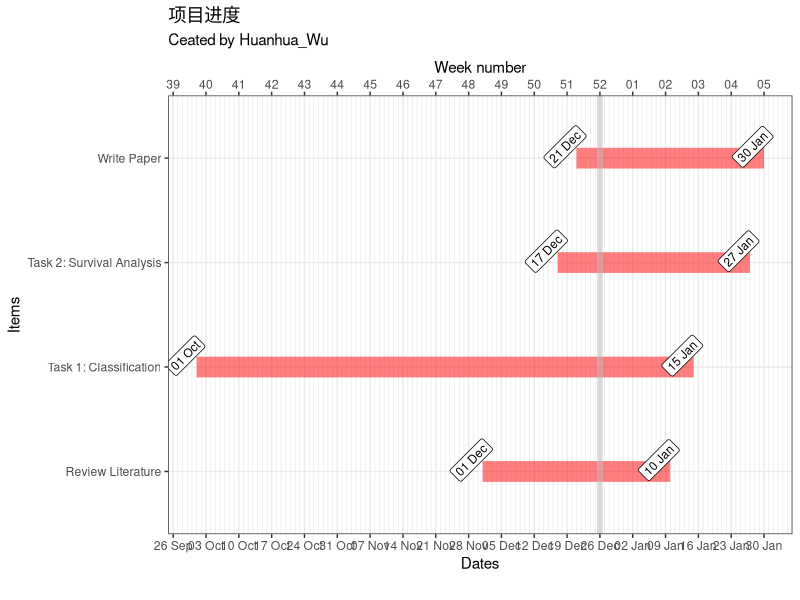
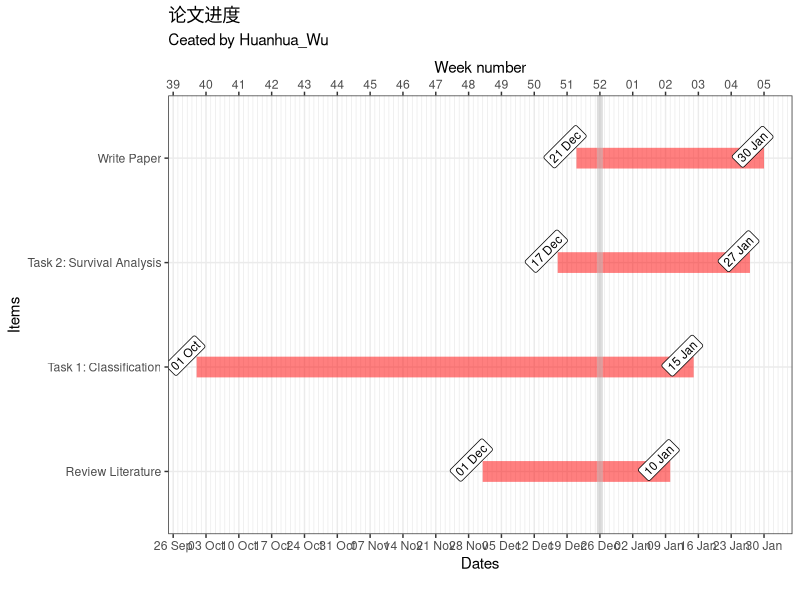
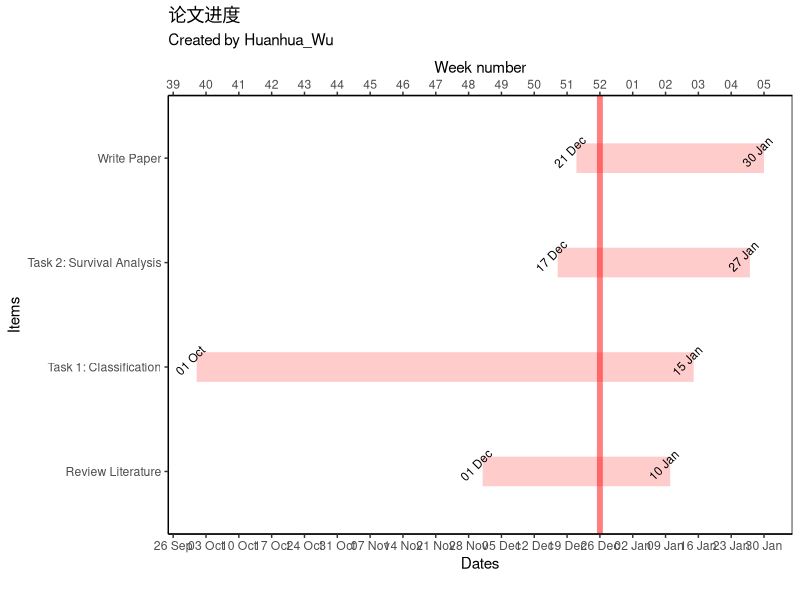
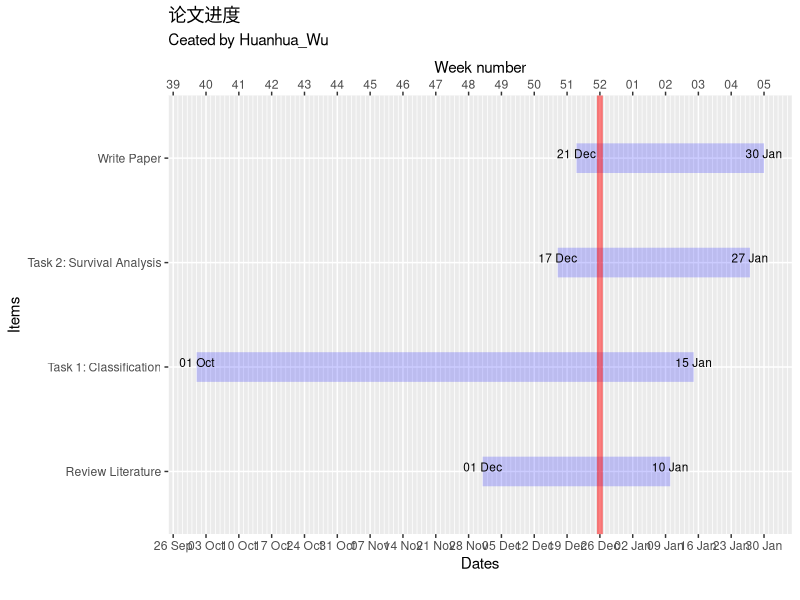

The R source for these figures, in order: (Note: this script raises an error after producing the figures.)
# [create beautiful GANTT Chart in R with progress tracking.](https://www.youtube.com/watch?v=evHOtG0wDIs)
# https://rpubs.com/techanswers88/gantt-chart-in-r
# Packages used
# GGPLOT GANTT CHART
library(ggplot2)
library(tidyr)
library(lubridate)

# Prepare the data
# url is the location of your computer eg. c:\\tmp\\yourdata.csv"
# df <- read.csv("e:\\tmp\\ProjectSchedule.csv")
df <- data.frame(
  Stage = c(
    "Review Literature", "Task 1: Classification",
    "Task 2: Survival Analysis",
    "Write Paper"
  ),
  Start = c(
    "2022-12-01", "2022-10-01",
    "2022-12-17",
    "2022-12-21"
  ),
  End = c(
    "2023-01-10", "2023-01-15",
    "2023-01-27", 
    "2023-01-30"
  ),
  Complete = c(FALSE, FALSE, FALSE, FALSE)
)
df$Start <- ymd(df$Start)
df$End <- ymd(df$End)
df.melt <- df %>%
  tidyr::pivot_longer(col = c(Start, End))

today <- as.Date("2022-12-26")
# For live tracking you can use the current date using Sys.Date as shown below
# today <- Sys.Date()

# First Chart
pl <- ggplot(df.melt, aes(x = value, y = Stage, colour = Complete))
pl <- pl + geom_line(alpha = 0.5, size = 7)
pl <- pl + geom_label(aes(label = format(value, "%d %b")), vjust = -0.5, angle = 45, size = 3, color = "black")
pl <- pl + theme_bw()
pl <- pl + geom_vline(xintercept = today, color = "grey", size = 2, alpha = 0.5)
pl <- pl + labs(title = "项目进度")
pl <- pl + labs(subtitle = "Ceated by Huanhua_Wu")
pl <- pl + labs(caption = "")
pl <- pl + labs(x = "Date")
pl <- pl + labs(y = "Items")
pl <- pl + scale_color_manual(values = c("red", "blue"))
pl <- pl + theme(legend.position = "none")
pl <- pl + scale_x_date(
  name = "Dates",
  date_labels = "%d %b",
  date_breaks = "1 week",
  minor_breaks = "1 day",
  sec.axis = dup_axis(name = "Week number", labels = scales::date_format("%W"))
)
pl

# Second Chart
pl <- ggplot(df.melt, aes(x = value, y = Stage, colour = Complete))
pl <- pl + geom_line(alpha = 0.5, size = 7)
pl <- pl + geom_label(aes(label = format(value, "%d %b")), vjust = -0.5, angle = 45, size = 3, color = "black")
pl <- pl + theme_bw()
pl <- pl + geom_vline(xintercept = today, color = "grey", size = 2, alpha = 0.5)
pl <- pl + labs(title = "论文进度")
pl <- pl + labs(subtitle = "Ceated by Huanhua_Wu")
pl <- pl + labs(caption = "")
pl <- pl + labs(x = "Date")
pl <- pl + labs(y = "Items")
pl <- pl + scale_color_manual(values = c("red", "blue"))
pl <- pl + theme(legend.position = "none")
pl <- pl + scale_x_date(
  name = "Dates",
  date_labels = "%d %b",
  date_breaks = "1 week",
  minor_breaks = "1 day",
  sec.axis = dup_axis(name = "Week number", labels = scales::date_format("%W"))
)
pl

# Third Chart
pl <- ggplot(df.melt, aes(x = value, y = Stage, colour = Complete))
pl <- pl + geom_line(alpha = 0.2, size = 10)
pl <- pl + geom_text(aes(label = format(value, "%d %b")), vjust = -0.5, angle = 45, size = 3, color = "black")
pl <- pl + theme_classic()
pl <- pl + geom_vline(xintercept = today, color = "red", size = 2, alpha = 0.5)
pl <- pl + labs(title = "论文进度")
pl <- pl + labs(subtitle = "Created by Huanhua_Wu")
pl <- pl + labs(caption = "")
pl <- pl + labs(x = "Date")
pl <- pl + labs(y = "Items")
pl <- pl + scale_color_manual(values = c("red", "blue"))
pl <- pl + theme(legend.position = "none")
pl <- pl + theme(panel.background = element_rect(color = "black"))
pl <- pl + scale_x_date(
  name = "Dates",
  date_labels = "%d %b",
  date_breaks = "1 week",
  minor_breaks = "1 day",
  sec.axis = dup_axis(name = "Week number", labels = scales::date_format("%W"))
)
pl

# Fourth Chart
pl <- ggplot(df.melt, aes(x = value, y = Stage, colour = Complete))
pl <- pl + geom_line(alpha = 0.2, size = 10)
pl <- pl + geom_text(aes(label = format(value, "%d %b")), vjust = 0, angle = 0, size = 3, color = "black")
pl <- pl + theme_gray()
pl <- pl + geom_vline(xintercept = today, color = "red", size = 2, alpha = 0.5)
pl <- pl + labs(title = "论文进度")
pl <- pl + labs(subtitle = "Ceated by Huanhua_Wu")
pl <- pl + labs(caption = "")
pl <- pl + labs(x = "Date")
pl <- pl + labs(y = "Items")
pl <- pl + scale_color_manual(values = c("blue")) # "red",
pl <- pl + theme(legend.position = "none")
pl <- pl + scale_x_date(
  name = "Dates",
  date_labels = "%d %b",
  date_breaks = "1 week",
  minor_breaks = "1 day",
  sec.axis = dup_axis(name = "Week number", labels = scales::date_format("%W"))
)
pl


# You can use this snippet to save your chart to a powerpoint file
library(officer)
my_pres <- read_pptx()
my_pres <- add_slide(my_pres, layout = "Title and Content", master = "Office Theme")
my_pres <- ph_with(x = my_pres, value = pl, location = ph_location_fullsize())
print(my_pres, target = "./gantt charts in ggplot.pptx") # give your folder location and file name
